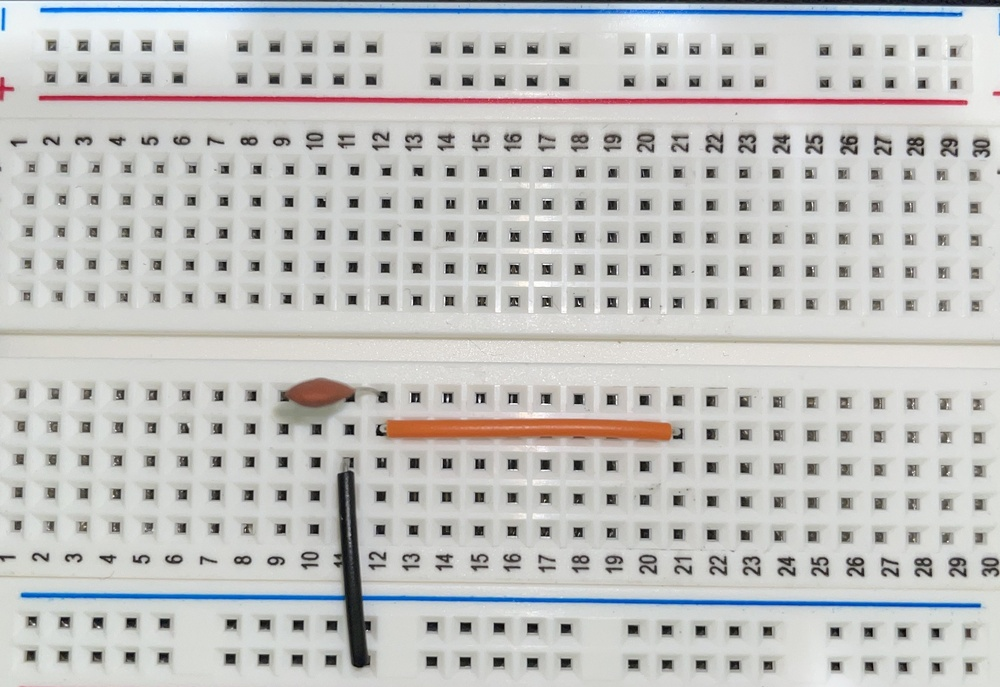
#> input picture breadboard5.jpg, 1000 x 687 px, shrunk from 3000 x 2060 before the run
$ python grid_detection_2.py
#> lines starting #> are read from the running program, lines starting #| are printed output that depends on the picture
import cv2
import numpy as np
import matplotlib.pyplot as plt

# Load the breadboard image
breadboard_image = cv2.imread('breadboard5.jpg')
#> breadboard_image is the input picture: shape (687, 1000, 3); mean B, G, R 191.4, 193.2, 193.1

# Create a list of template images
template_paths = ['template10.jpg', 'template11.jpg', 'template12.jpg', 'template13.jpg']  # Add paths to your templates

# Set a threshold to determine matching locations
threshold = 0.8  # Adjust this threshold as needed

# Initialize an empty list to store detected hole positions
detected_holes_positions = []

# Iterate through each template
for template_path in template_paths:
    # Load the current template
    template = cv2.imread(template_path)
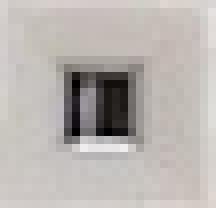
#> input picture template10.JPG, 27 x 26 px, shrunk from 81 x 78 before the run, found by its file name (shown 8 times larger)
#> template is the input picture: shape (26, 27, 3); mean B, G, R 175.9, 179.7, 184.6

    # Perform template matching
    result = cv2.matchTemplate(breadboard_image, template, cv2.TM_CCOEFF_NORMED)
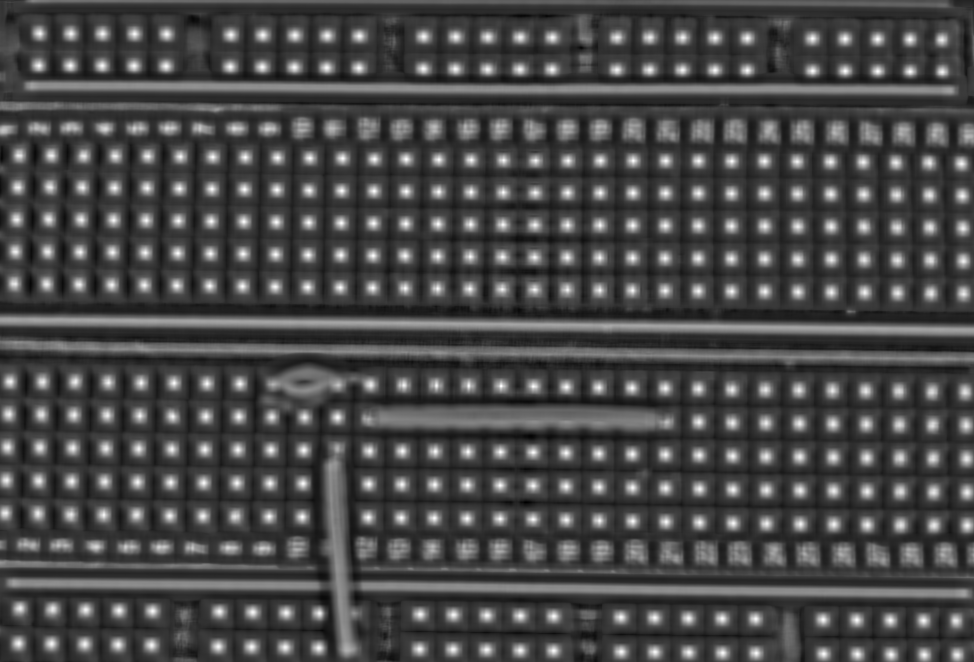
#> result: shape (662, 974) float32; min -0.41, max 0.93, mean -0.0262; drawn with min black and max white

    # Find locations where the similarity score is above the threshold
    loc = np.where(result >= threshold)
#> loc = 1884 positions, rows 32 to 655, columns 4 to 968

    # Iterate through the detected locations and add them to the list
    for pt in zip(*loc[::-1]):
        detected_holes_positions.append(pt)
#> this loop made 1884 passes
#> pt on passes 1 to 3: (39, 32), (40, 32), (39, 33)
#> after the loop, detected_holes_positions = 1884 pairs, first value 4 to 968, second value 32 to 655

# Sort the detected hole positions by y-coordinate (row) and then by x-coordinate (column)
detected_holes_positions.sort(key=lambda x: (x[1], x[0]))

# Convert the list of positions into a 2D array
detected_holes_array = np.array(detected_holes_positions)

# Create a scatter plot to visualize the detected hole positions
plt.figure(figsize=(8, 6))
plt.scatter(detected_holes_array[:, 0], detected_holes_array[:, 1], c='red', marker='o', s=10)
plt.title('Detected Holes')
plt.xlabel('X-coordinate')
plt.ylabel('Y-coordinate')
plt.gca().invert_yaxis()  # Invert the y-axis to match image coordinates (0,0 at top-left)
plt.grid(True)
plt.show()
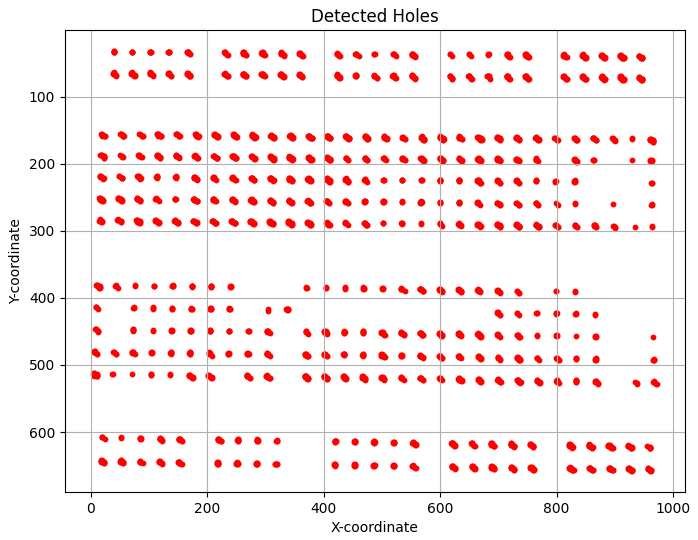
#> figure drawn by matplotlib, 1 panel
